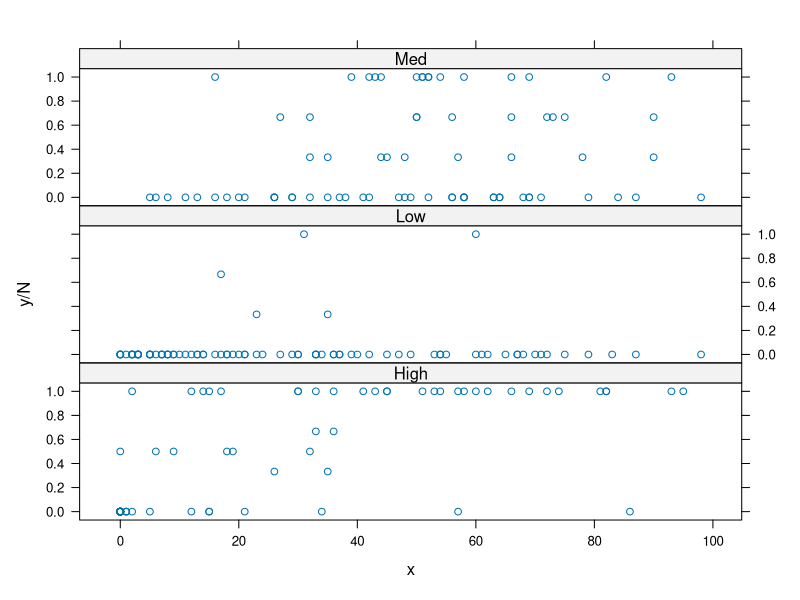
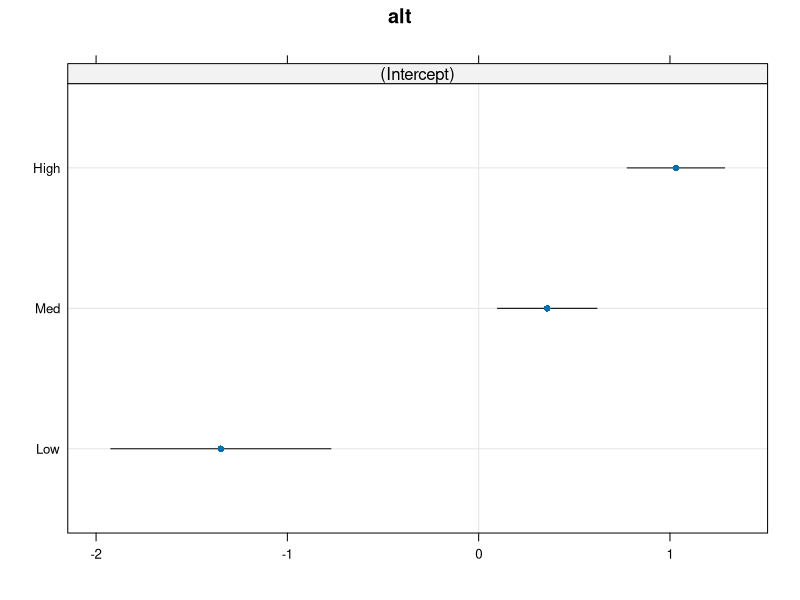

Write the R code that produced these figures, in order. (Note: this script raises an error after producing the figures.)
## ---- chunk 1
knitr::opts_chunk$set(dev = 'pdf')
#options(width = 40)
par(mar=c(3,3,2,1), mgp=c(2,.7,0), tck=-.01,las=1)
# setwd("~/GitHub/ecots/slides/day_1")
# pkgs = c('R2jags','rjags', 'lubridate', 'tidyverse','forecast', 'rstan')
# lapply(pkgs, library, character.only = TRUE)
library(lme4)
library(lattice)
## ---- chunk 2
swt = read.csv('../data/swt.csv')
head(swt)
## ---- chunk 3
sum_fun = function(x) {
  s = ifelse(is.na(x[1]),0,x[1]) + ifelse(is.na(x[2]),0,x[2]) + ifelse(is.na(x[3]),0,x[3])
  N = ifelse(is.na(x[1]),0,1) + ifelse(is.na(x[2]),0,1) + ifelse(is.na(x[3]),0,1)
  return(c(s,N))
}
y = apply(swt[,1:3],1,sum_fun)[1,]
N = apply(swt[,1:3],1,sum_fun)[2,]
x = swt$forest
## ---- chunk 4
summary(glm(cbind(y, N) ~ x, family = binomial(link = logit)))
## ---- chunk 5
xyplot(y/N ~ x|alt, swt, type='p',
       layout=c(1,3), index.cond = function(x,y)max(y))
## ---- chunk 6
glmm_1 = glmer(cbind(y, N) ~ x + (1 | alt),
              family = binomial, data = swt)
summary(glmm_1)
## ---- chunk 7
library(lattice)
dotplot(ranef(glmm_1))
## ---- chunk 8
p_est = predict(glmm_1, type = 'response')
plot(x, y/N, col = swt$alt, las = 1)
points(x, p_est, col = swt$alt, pch = 19)
legend('topleft', c('high', 'low', 'medium'), pch = 19, col=1:3)
## ---- chunk 9
glmm_2 = glmer(cbind(y, N) ~ (x | alt),
              family = binomial, data = swt)
summary(glmm_2)
## ---- chunk 10
dotplot(ranef(glmm_2))
## ---- chunk 11
anova(glmm_1, glmm_2)
## ---- chunk 12
horseshoe = read.csv('../data/horseshoe.csv')
xyplot(satell ~ weight|as.factor(color), horseshoe, 
       type='p',layout=c(1,4))
## ---- chunk 13
summary(glm(satell ~ weight, data = horseshoe,family = poisson(link = log)))
## ---- chunk 14
glmm_3 = glmer(satell ~ weight + (1 | color),
              family = poisson, data = horseshoe)
summary(glmm_3)
## ---- chunk 15
horseshoe$obs <- 1:nrow(horseshoe)
glmm_4 = glmer(satell ~ weight + (1 | obs),
              family = poisson, data = horseshoe,
              control = glmerControl(optimizer = "Nelder_Mead"))
summary(glmm_4)
## ---- chunk 16
anova(glmm_3, glmm_4)
